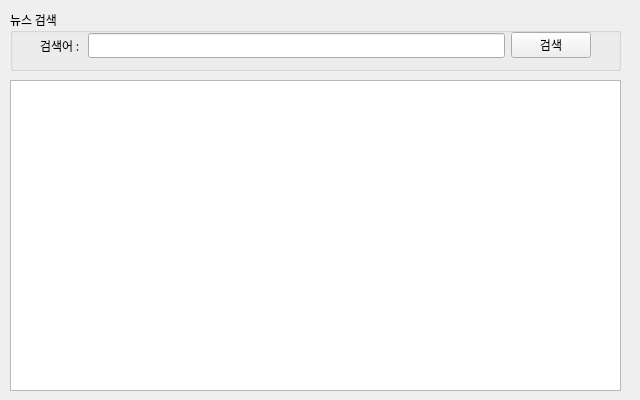
<?xml version="1.0" encoding="UTF-8"?>
<ui version="4.0">
 <class>FrmMain</class>
 <widget class="QWidget" name="FrmMain">
  <property name="enabled">
   <bool>true</bool>
  </property>
  <property name="geometry">
   <rect>
    <x>0</x>
    <y>0</y>
    <width>640</width>
    <height>400</height>
   </rect>
  </property>
  <property name="sizePolicy">
   <sizepolicy hsizetype="Fixed" vsizetype="Fixed">
    <horstretch>0</horstretch>
    <verstretch>0</verstretch>
   </sizepolicy>
  </property>
  <property name="minimumSize">
   <size>
    <width>640</width>
    <height>400</height>
   </size>
  </property>
  <property name="maximumSize">
   <size>
    <width>640</width>
    <height>400</height>
   </size>
  </property>
  <property name="font">
   <font>
    <family>한컴 고딕</family>
    <pointsize>10</pointsize>
   </font>
  </property>
  <property name="windowTitle">
   <string>네이버 API 뉴스 검색앱</string>
  </property>
  <widget class="QWidget" name="verticalLayoutWidget">
   <property name="geometry">
    <rect>
     <x>10</x>
     <y>10</y>
     <width>611</width>
     <height>61</height>
    </rect>
   </property>
   <layout class="QVBoxLayout" name="serchLayout">
    <item>
     <widget class="QGroupBox" name="groupBox">
      <property name="font">
       <font>
        <pointsize>9</pointsize>
       </font>
      </property>
      <property name="title">
       <string>뉴스 검색</string>
      </property>
      <widget class="QWidget" name="layoutWidget">
       <property name="geometry">
        <rect>
         <x>30</x>
         <y>20</y>
         <width>551</width>
         <height>31</height>
        </rect>
       </property>
       <layout class="QHBoxLayout" name="horizontalLayout">
        <item>
         <widget class="QLabel" name="label">
          <property name="text">
           <string>검색어 : </string>
          </property>
         </widget>
        </item>
        <item>
         <widget class="QLineEdit" name="txtSearch"/>
        </item>
        <item>
         <widget class="QPushButton" name="btnSearch">
          <property name="text">
           <string>검색</string>
          </property>
         </widget>
        </item>
       </layout>
      </widget>
     </widget>
    </item>
   </layout>
  </widget>
  <widget class="QWidget" name="verticalLayoutWidget_2">
   <property name="geometry">
    <rect>
     <x>10</x>
     <y>80</y>
     <width>611</width>
     <height>311</height>
    </rect>
   </property>
   <layout class="QVBoxLayout" name="resultLayout">
    <item>
     <widget class="QTableWidget" name="tblResult">
      <property name="font">
       <font>
        <family>함초롬돋움</family>
       </font>
      </property>
     </widget>
    </item>
   </layout>
  </widget>
 </widget>
 <resources/>
 <connections/>
</ui>
